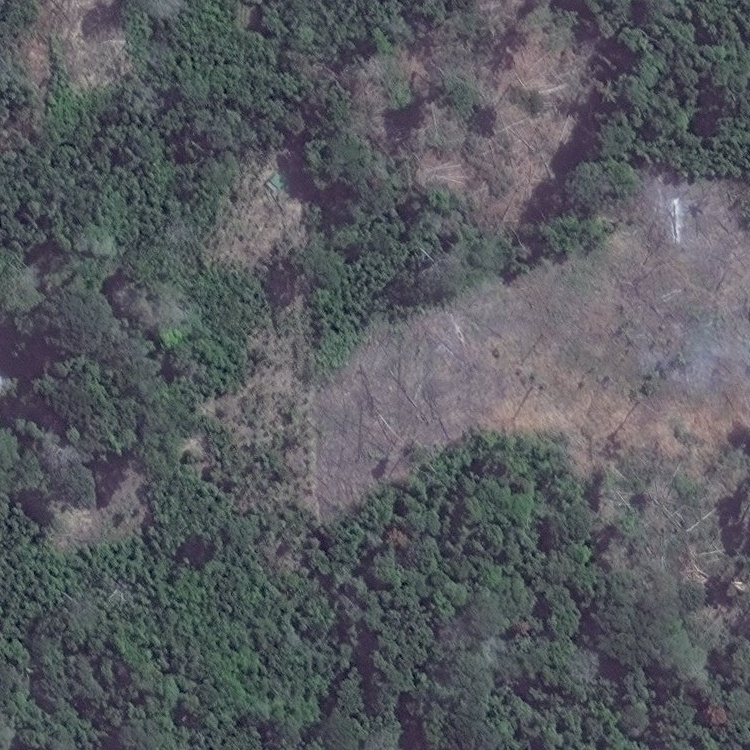
#> input picture Project3/data_750/agriculture/agr1.jpg, 750 x 750 px
$ python -i something.py   (imports and definitions only)
#> lines starting #> are read from the running program, lines starting #| are printed output that depends on the picture; after the words box and inside, x2 and y2 are one past the last pixel; in counts of white or black regions, pixels touching at a corner belong together
### Project3/image_splitter.py
import numpy
import cv2


def loadimage(image_name):
    pixel_array=cv2.imread(image_name)
    return pixel_array

# [7 lines left out: function displayimage, not called in this run]

def getdimensions(pixel_array):
    return pixel_array.shape

# [31 lines left out: functions saveimg, chop_img, chop_img_set_size, label_and_write_images, not called in this run]

### Project3/stuff_ignore/something.py
import image_splitter
import cv2
import numpy

def cornerHarris(frame):
    frame=cv2.cvtColor(frame,cv2.COLOR_RGB2GRAY)
    frame=numpy.float32(frame)
    corners=getcorners(frame)
#> in getcorners, `corners=cv2.cornerHarris(frame, blockSize=6, ksize=3, k=.04)`:
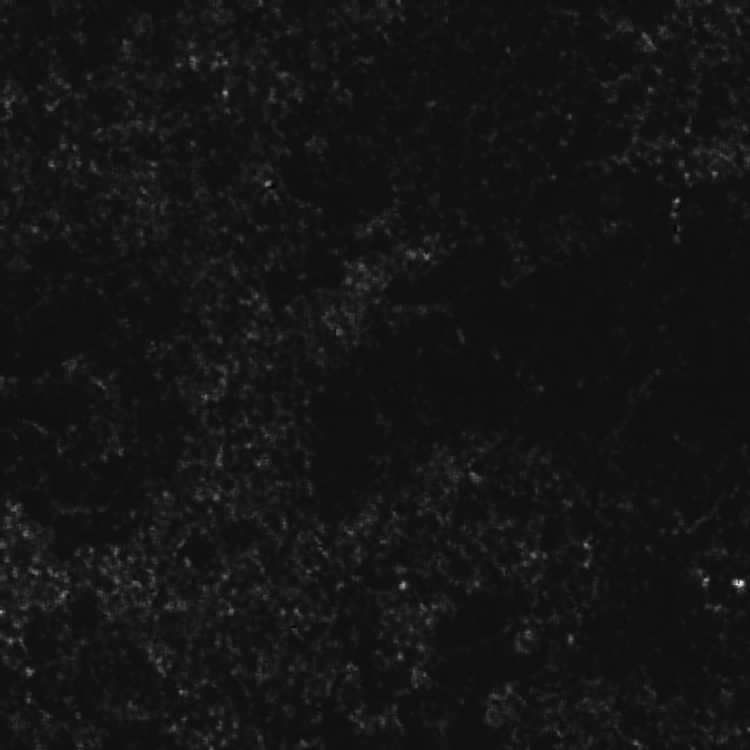
#> corners: shape (750, 750) float32; min -116052.2, max 1624794, mean 32764.1; drawn with min black and max white
    map = corners > 0.01 * corners.max()
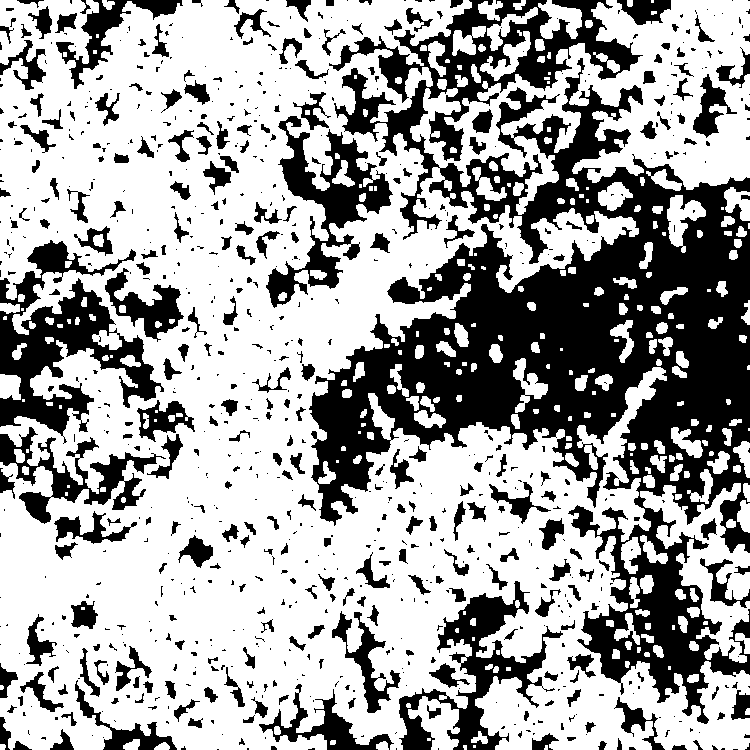
#> map: shape (750, 750) bool; 64.7% white; 839 black regions (541 under 20 px), largest, box (x1, y1, x2, y2) and area: (309, 0, 750, 724) 117550, (0, 240, 164, 444) 12302, (399, 581, 563, 750) 7614
    frame[map] = 255
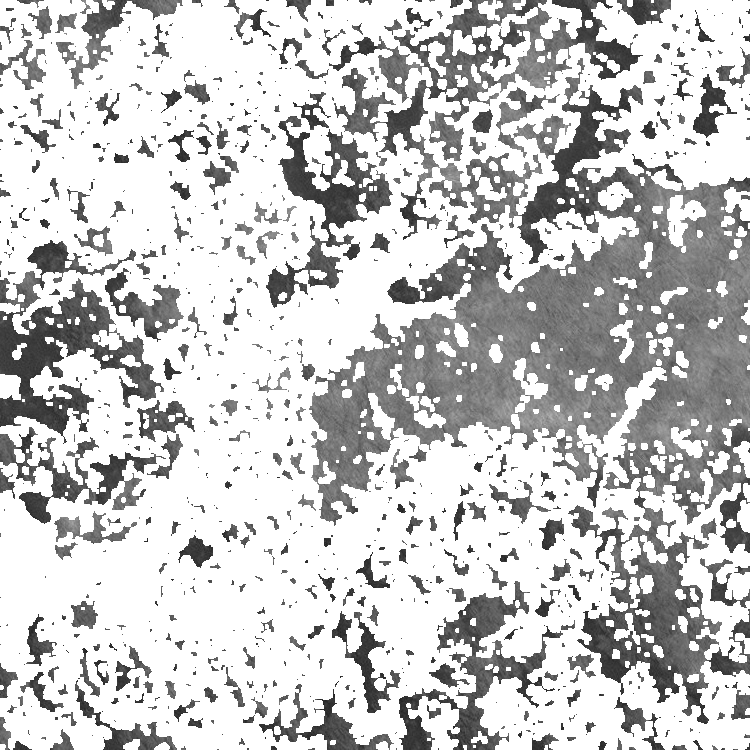
#> frame: shape (750, 750) float32; min 27, max 255, mean 199.4
    return frame/frame.max()

def getcorners(frame):
    corners=cv2.cornerHarris(frame, blockSize=6, ksize=3, k=.04)
    corners = cv2.dilate(corners, None)
    return corners

def getkeypoints(harris_corner_frame):
    keypoints = numpy.argwhere(harris_corner_frame > 0.01 * harris_corner_frame.max())
    keypoints = [cv2.KeyPoint(point[1], point[0], 3) for point in keypoints]
    return keypoints


pixel_array=image_splitter.loadimage("./")

>>> import cv2
>>> picture = cv2.cvtColor(cv2.imread('../data_750/agriculture/agr1.jpg'), cv2.COLOR_BGR2RGB)
>>> result = cornerHarris(picture)

$ run again, on Project3/data_750/other/other10.jpg
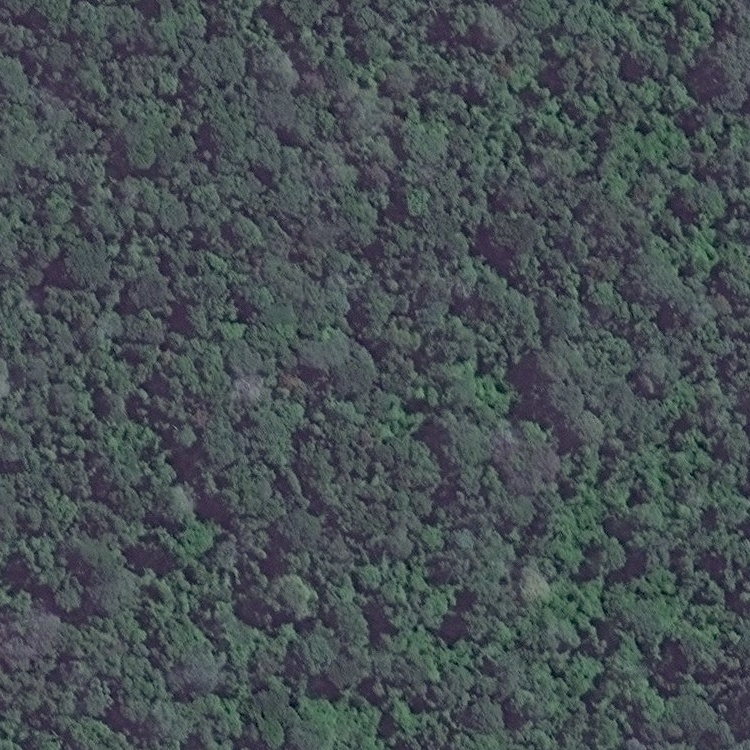
#> input picture Project3/data_750/other/other10.jpg, 750 x 750 px
#> in cornerHarris, `map = corners > 0.01 * corners.max()`:
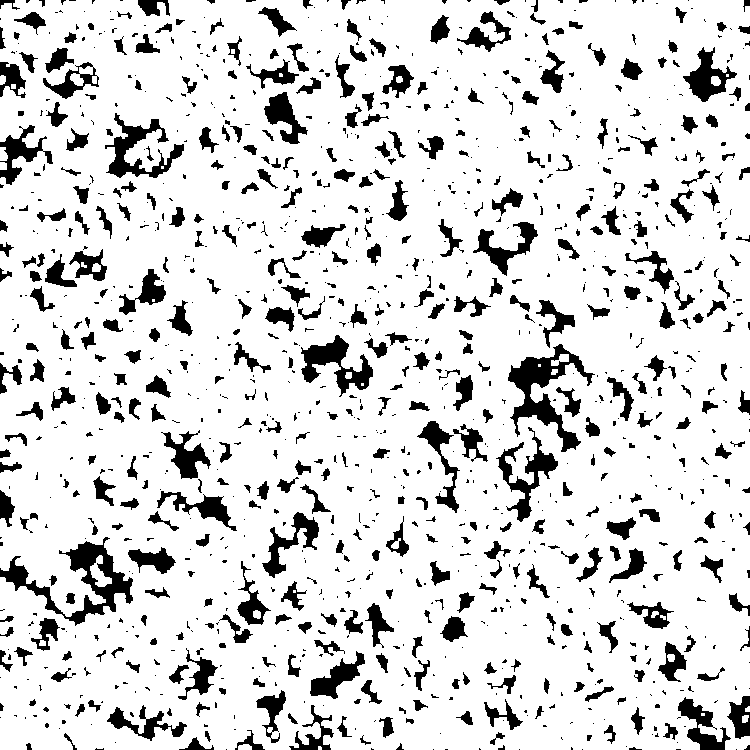
#> map: shape (750, 750) bool; 85.4% white; 1215 black regions (725 under 20 px), largest, box (x1, y1, x2, y2) and area: (0, 537, 133, 626) 3096, (508, 344, 595, 452) 2839, (301, 335, 373, 397) 1749
#> in cornerHarris, `frame[map] = 255`:
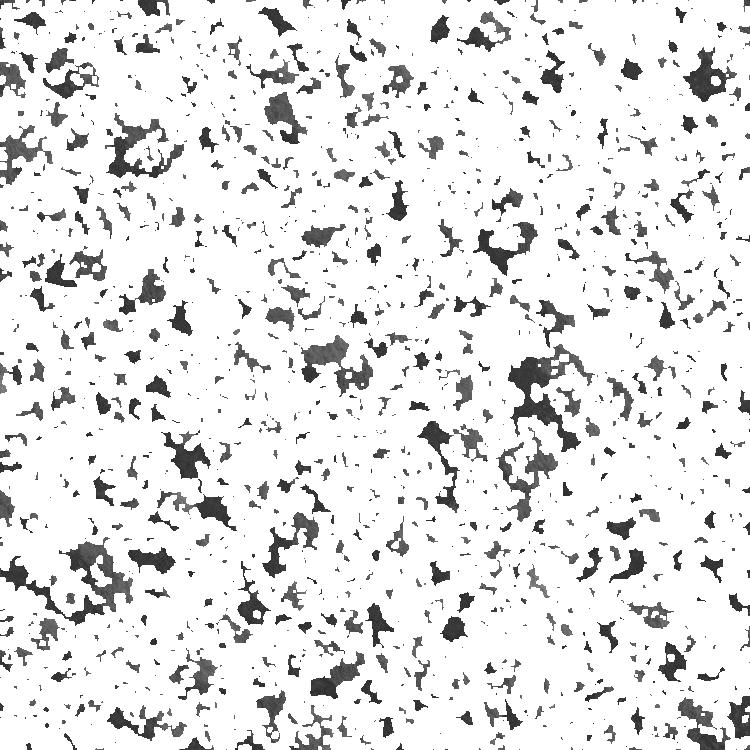
#> frame: shape (750, 750) float32; min 20, max 255, mean 228.6

$ run again, on Project3/data_750/other/other11.jpg
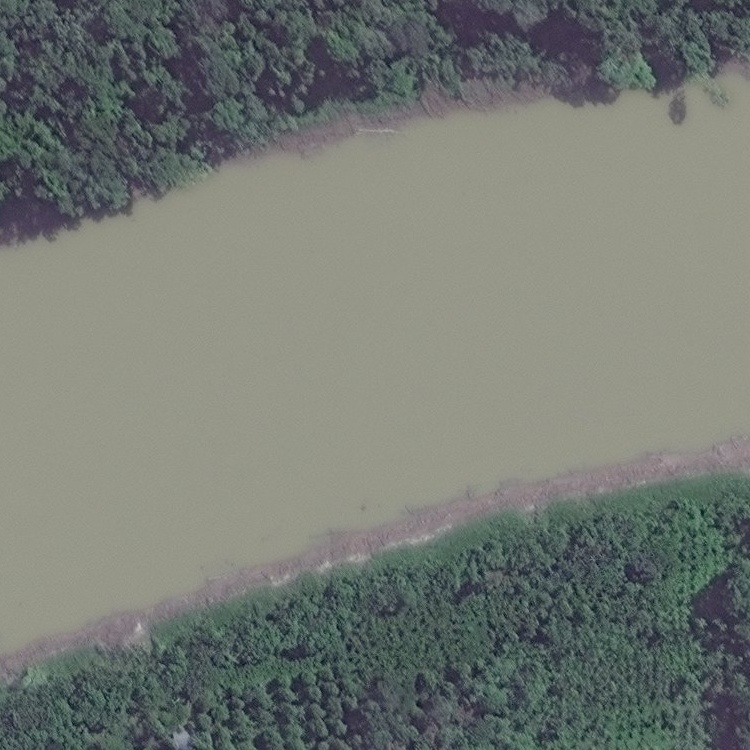
#> input picture Project3/data_750/other/other11.jpg, 750 x 750 px
#> in cornerHarris, `map = corners > 0.01 * corners.max()`:
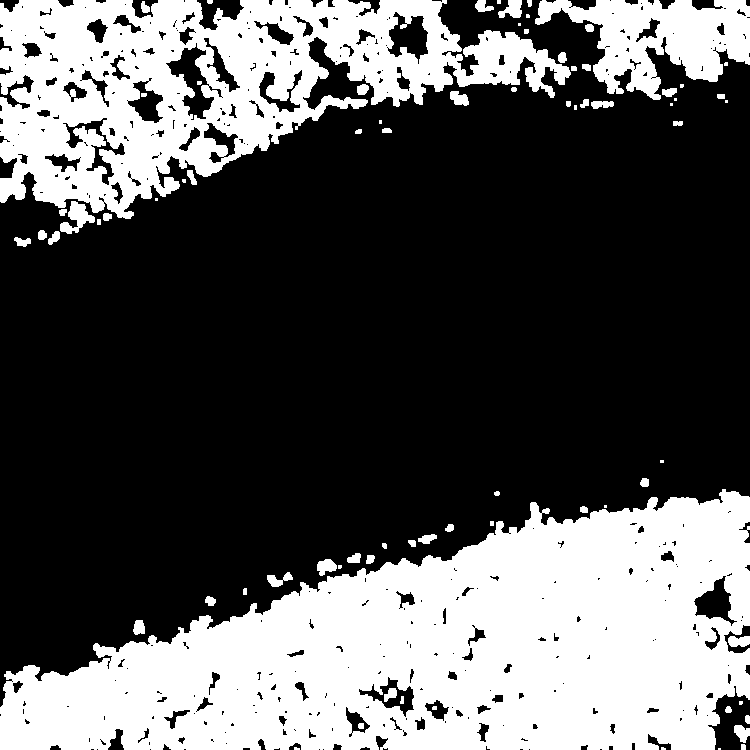
#> map: shape (750, 750) bool; 35.2% white; 77 white regions (21 under 20 px), largest, box (x1, y1, x2, y2) and area: (0, 489, 750, 750) 122201, (0, 0, 571, 219) 59426, (535, 0, 750, 100) 11374
#> in cornerHarris, `frame[map] = 255`:
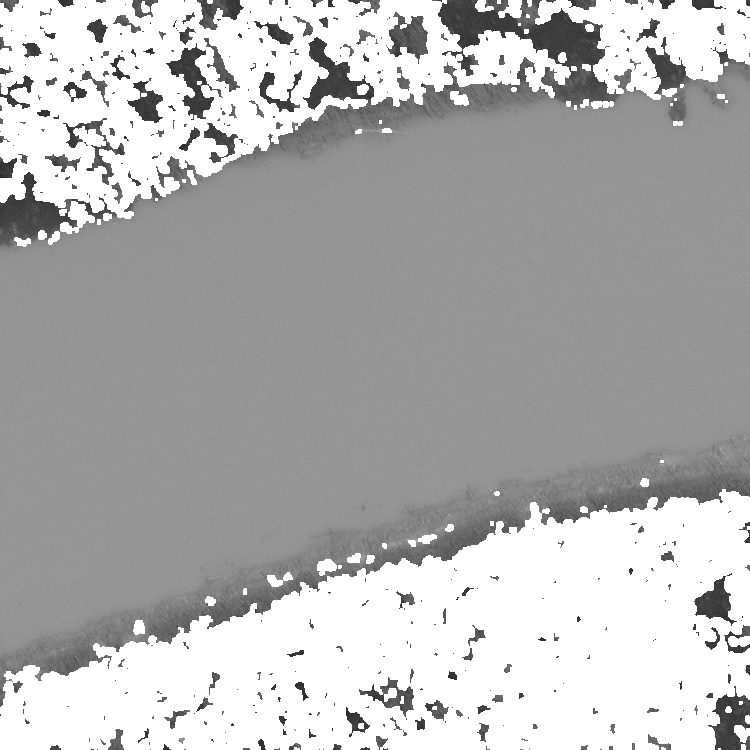
#> frame: shape (750, 750) float32; min 35, max 255, mean 179.1
